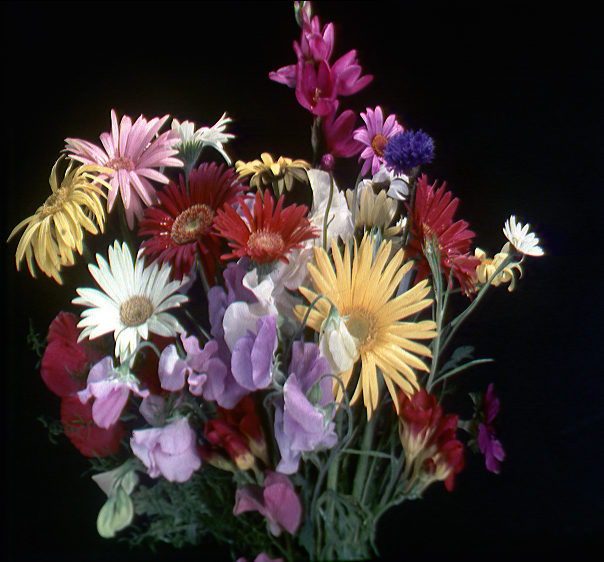
#> input picture TP3/tpseg/fleur.tif, 604 x 562 px
$ python kmeans3.py
#> lines starting #> are read from the running program, lines starting #| are printed output that depends on the picture
#!/usr/bin/env python2
# -*- coding: utf-8 -*-

# Authors: Robert Layton <robertlayton@gmail.com>
#          Olivier Grisel <olivier.grisel@ensta.org>
#          Mathieu Blondel <mathieu@mblondel.org>
#
# License: BSD 3 clause

import numpy as np
import matplotlib.pyplot as plt
from sklearn.cluster import KMeans
from sklearn.metrics import pairwise_distances_argmin
from sklearn.datasets import load_sample_image
from sklearn.utils import shuffle
from time import time
from skimage.io import imread

n_colors = 4

ima = imread("fleur.tif")
#> ima is the input picture: shape (562, 604, 3); mean R, G, B 62, 49.6, 47.8

# Convert to floats instead of the default 8 bits integer coding. Dividing by
# 255 is important so that plt.imshow behaves works well on float data (need to
# be in the range [0-1])
ima = np.array(ima, dtype=np.float64) / 255

# Load Image and transform to a 2D numpy array.
w, h, d = original_shape = tuple(ima.shape)
#> w = 562; h = 604; d = 3; original_shape = (562, 604, 3)
assert d == 3
image_array = np.reshape(ima, (w * h, d))

print("Fitting model on a small sub-sample of the data")
t0 = time()
image_array_sample = shuffle(image_array, random_state=0)[:1000]
#> image_array_sample = 1000 rows, first 8: [0.051, 0.0157, 0.0196], [0.635, 0.467, 0.231], [0.0157, 0.0118, 0.0196], [0.137, 0.0353, 0.0118], [0.0157, 0.0235, 0.051], [0.0157, 0.0118, 0.0196], [0.137, 0.224, 0.173], [0.569, 0.482, 0.435]
kmeans = KMeans(n_clusters=n_colors, random_state=0).fit(image_array_sample)
print("done in %0.3fs." % (time() - t0))

# Get labels for all points
print("Predicting color indices on the full image (k-means)")
t0 = time()
labels = kmeans.predict(image_array)
print("done in %0.3fs." % (time() - t0))

def recreate_image(codebook, labels, w, h):
    """Recreate the (compressed) image from the code book & labels"""
#> called with codebook = array of shape (4, 3), labels = array of shape (339448,), w = 562, h = 604
    d = codebook.shape[1]
    image = np.zeros((w, h, d))
    label_idx = 0
    for i in range(w):
        for j in range(h):
            image[i][j] = codebook[labels[label_idx]]
            label_idx += 1
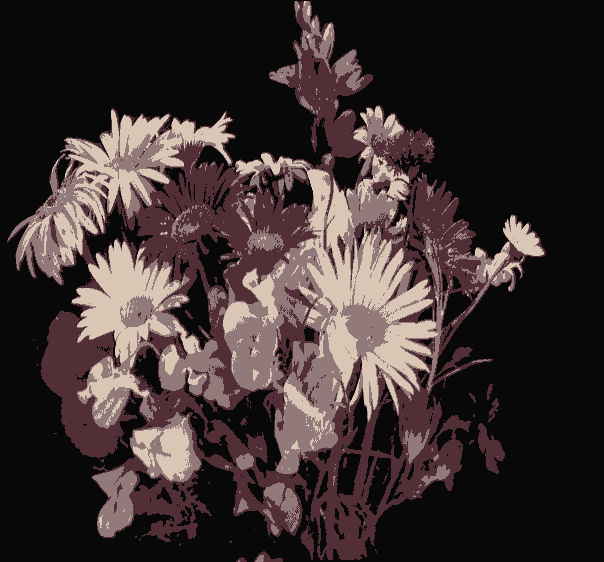
#> image: shape (562, 604, 3) float64; mean of channels 0, 1, 2 0.24, 0.193, 0.189; drawn as R, G, B
#> after the loop, label_idx = 339448
    return image

# Display all results, alongside original image
plt.figure(1)
plt.clf()
plt.axis('off')
plt.title('Original image')
plt.imshow(ima)

plt.figure(2)
plt.clf()
plt.axis('off')
plt.title('Quantized image with K-Means: %i colours' %n_colors)
plt.imshow(recreate_image(kmeans.cluster_centers_, labels, w, h))
plt.show()

$ run again, with TP3/tpseg/fruits.tif copied over TP3/tpseg/fleur.tif
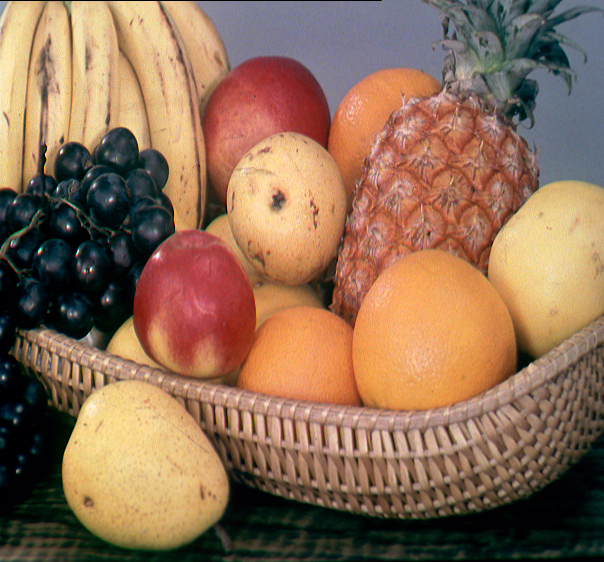
#> input picture TP3/tpseg/fruits.tif, 604 x 562 px
#> ima is the input picture: shape (562, 604, 3); mean R, G, B 143.1, 110.1, 85.1
#> image_array_sample = 1000 rows, first 8: [0.471, 0.486, 0.565], [0.949, 0.796, 0.584], [0.431, 0.455, 0.533], [0.635, 0.325, 0.294], [0.702, 0.573, 0.502], [0.388, 0.345, 0.275], [0.965, 0.863, 0.565], [0.616, 0.447, 0.263]
#> after the loop in recreate_image, `for i in range(w):`:
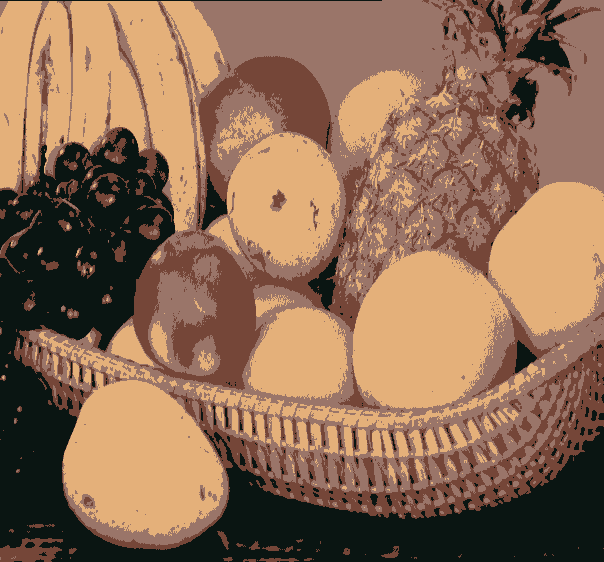
#> image: shape (562, 604, 3) float64; mean of channels 0, 1, 2 0.562, 0.428, 0.332; drawn as R, G, B
#> after the loop in recreate_image, `for i in range(w):`: label_idx = 339448
